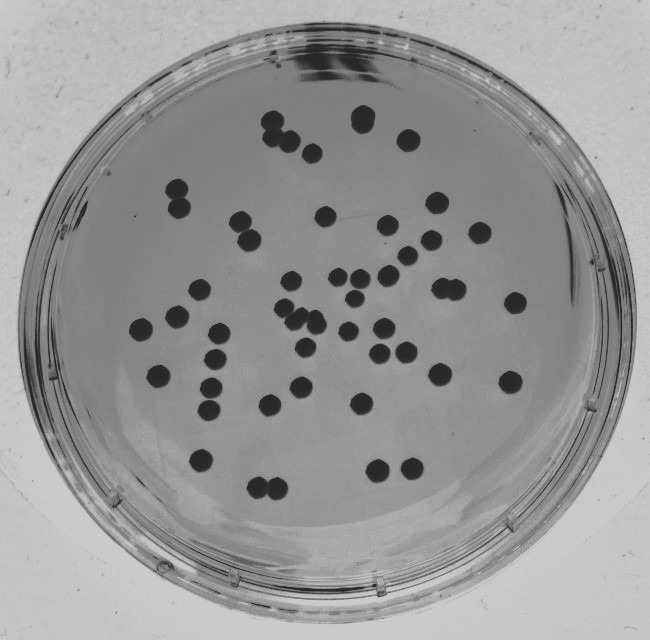
#> input picture inverted.jpg, 650 x 640 px
$ python main.py   (older library calls are emulated)
#> lines starting #> are read from the running program, lines starting #| are printed output that depends on the picture; after the words box and inside, x2 and y2 are one past the last pixel; in counts of white or black regions, pixels touching at a corner belong together
### counter.py
# -*- coding: utf-8 -*-

# import libraries
from skimage import io, measure, filters, segmentation, morphology, color, exposure
from skimage.feature import blob_dog, blob_log, blob_doh, peak_local_max
from skimage.segmentation import watershed

from math import sqrt
import numpy as np
import pandas as pd

from scipy import ndimage

import matplotlib.pyplot as plt
plt.rcParams['font.sans-serif'] = "Arial"
plt.rcParams['font.family'] = "sans-serif"
plt.rcParams['image.cmap'] = 'inferno'

from plotting_functions import (plot_bboxs, plot_texts, plot_circles,
                                 easy_sub_plot)
from image_processing_functions import (invert_image, crop_circle,
                                         background_subtraction,
                                         search_for_blobs,
                                         make_circle_label,
                                         detect_circle_by_canny)


class Counter():

    def __init__(self, image_path=None, image_array=None, verbose=True):

        self.props = {}

        if not image_path is None:
            self.load_from_path(image_path, verbose=verbose)
        if not image_array is None:
            self.load_image(image_array, verbose=verbose)

    def load_from_path(self, image_path, verbose=True):

        image = io.imread(image_path)
        self.load_image(image, verbose=verbose)

    def load_image(self, image_array, verbose=True):

        self.image_raw = image_array.copy()
        self.image_bw = color.rgb2gray(self.image_raw)
        self.image_inverted_bw = invert_image(self.image_bw)

        #if verbose:
            #plt.imshow(self.image_raw)
            #plt.show()


    def detect_area_by_canny(self, n_samples=None, radius=395, n_peaks=20, verbose=True):

        if verbose:
            print("detecting sample area...")


        # 1. Segmentation
        bw = self.image_bw.copy()

        # detect circles by canny method
        labeled = detect_circle_by_canny(bw, radius=radius, n_peaks=n_peaks)

        self.labeled = labeled

        if verbose:
            plt.title("segmentation")
            #plt.imshow(labeled)
            #plt.show()

        # 2. region props
        props = np.array(measure.regionprops(label_image=labeled, intensity_image=self.image_bw))
        bboxs = np.array([prop.bbox for prop in props])
        areas = np.array([prop.area for prop in props])
        cordinates = np.array([prop.centroid for prop in props])
        eccentricities = np.array([prop.eccentricity for prop in props])
        intensity = np.array([prop.intensity_image.mean() for prop in props])


        # 3. filter object

        selected = (areas >= np.percentile(areas, 90)) & (eccentricities < 0.3)


        # update labels
        labeled = make_circle_label(bb_list=bboxs[selected], img_shape=self.image_bw.shape)

        # region props again
        props = np.array(measure.regionprops(label_image=labeled, intensity_image=self.image_bw))
        bboxs = np.array([prop.bbox for prop in props])
        areas = np.array([prop.area for prop in props])
        cordinates = np.array([prop.centroid for prop in props])
        eccentricities = np.array([prop.eccentricity for prop in props])
        intensity = np.array([prop.intensity_image.mean() for prop in props])

        if not n_samples is None:
            ind = np.argsort(intensity)[-n_samples:]
            props = props[ind]
            bboxs = bboxs[ind]
            areas = areas[ind]
            cordinates = cordinates[ind]
            eccentricities = eccentricities[ind]


        # sort by cordinate y
        idx = np.argsort(cordinates[:, 0])

        self._props = props[idx]
        self.props["bboxs"] = bboxs[idx]
        self.props["areas"] = areas[idx]
        self.props["cordinates"] = cordinates[idx]
        self.props["eccentricities"] = eccentricities[idx]
        self.props["names"] = [f"sample_{i}" for i in range(len(self.props["areas"]))]

        if verbose:
            self.plot_detected_area()


    # [118 lines left out: functions plot_detected_area, detect_area, not called in this run]


    def crop_samples(self, shrinkage_ratio=0.9):


        self.sample_image_bw = [crop_circle(i.intensity_image, shrinkage_ratio) for i in self._props]
        self.sample_image_inversed_bw = [crop_circle(invert_image(i.intensity_image), shrinkage_ratio) for i in self._props]
        self.sample_image_for_quantification = self.sample_image_inversed_bw.copy()

    def plot_cropped_samples(self, inverse=False, col_num=3):


        if not inverse:
            image_list = self.sample_image_bw
            vmax = _get_vmax(image_list)
            #easy_sub_plot(image_list, col_num, self.props["names"], args={"cmap": "gray", "vmin": 0, "vmax": vmax})

        if inverse:
            image_list = self.sample_image_inversed_bw
            vmax = _get_vmax(image_list)
            #easy_sub_plot(image_list, col_num, self.props["names"], args={"vmin": 0, "vmax": vmax})


    # [21 lines left out: function adjust_contrast, not called in this run]


    def subtract_background(self, sigma=1, verbose=True, reset_image=True):

        if reset_image:
            self.sample_image_for_quantification = self.sample_image_inversed_bw.copy()
        if verbose:
            print("before_background_subtraction")
            vmax = _get_vmax(self.sample_image_for_quantification)
            #easy_sub_plot(self.sample_image_for_quantification, 4, self.props["names"], {"vmin":0, "vmax": vmax})
            #plt.show()

        for i, image in enumerate(self.sample_image_for_quantification):
            result = background_subtraction(image=image, sigma=sigma, verbose=False)
            result = result - result[0,0]
            result[result<0] = 0
            self.sample_image_for_quantification[i] = result

        if verbose:
            print("after_background_subtractionnnnnn")
            vmax = _get_vmax(self.sample_image_for_quantification)
            #easy_sub_plot(self.sample_image_for_quantification, 4, self.props["names"],  {"vmin":0, "vmax": vmax})
            #plt.show()

    def detect_colonies(self, min_size=5, max_size=15, threshold=0.02, num_sigma=10, overlap=0.5, verbose=True):

        self.detected_blobs = []
        for image in self.sample_image_for_quantification:
            blobs = search_for_blobs(image=image, min_size=min_size, max_size=max_size, num_sigma=num_sigma, overlap=overlap,
                                     threshold=threshold, verbose=False)
            self.detected_blobs.append(blobs)

        # save result as a dataFrame
        result = []
        for i, blobs in enumerate(self.detected_blobs):
            df = pd.DataFrame(blobs, columns=["x", "y", "radius"])
            df["sample"] = self.props["names"][i]
            result.append(df)
        result = pd.concat(result, axis=0)
        self.quantification_results = result

        # summarize results
        summary = result.groupby('sample').count()
        summary = summary[["x"]]
        summary.columns = ["colony_count"]
        self.quantification_summary = summary

        if verbose:
            self.plot_detected_colonies()

    def plot_detected_colonies(self, plot="final", col_num=3, vmax=None, save=None, overlay_circle=True):

        if plot == "raw":
            image_list = self.sample_image_bw
        elif plot == "final":
            image_list = self.sample_image_for_quantification
        elif plot == "raw_inversed":
            image_list = self.sample_image_inversed_bw
        else:
            raise ValueError("plot argment is wrong.")

        if vmax is None:
            vmax = _get_vmax(image_list)
            print("vmax: ", vmax)
        idx = 1

        for i, image in enumerate(image_list):

            k = (i%col_num + 1)
            ax = plt.subplot(1, col_num, k)
            blobs = self.detected_blobs[i]
            if plot == "raw":
                plt.imshow(image, cmap="gray", vmin=0, vmax=vmax)
                if overlay_circle:
                    plot_circles(circle_list=blobs, ax=ax, args={"color": "black"})

            else:
                plt.imshow(image, vmin=0, vmax=vmax)
                if overlay_circle:
                    plot_circles(circle_list=blobs, ax=ax)

            name = self.props["names"][i]
            plt.title(f"{name}: {len(blobs)} colonies")
            if (k == col_num) | (i == len(image_list)):
                if save is not None:
                    plt.savefig(f"{save}_{idx}.png", transparent=True)
                plt.show()
                idx += 1

            plt.show()

def _get_vmax(image_list):
    vmax = []
    for i in image_list:
        vmax.append(i.max())
    vmax = np.max(vmax)
    return vmax

### image_processing_functions.py
# -*- coding: utf-8 -*-

from skimage import io, measure, filters, segmentation, morphology, color, exposure
from skimage.draw import disk

from skimage.transform import hough_circle, hough_circle_peaks
from skimage.feature import canny

from skimage.feature import blob_dog, blob_log, blob_doh, peak_local_max

from math import sqrt
import numpy as np
from scipy import ndimage


def invert_image(image):
    return (image - 1 )*(-1)

def detect_circle_by_canny(image_bw, radius=395, n_peaks=20):
    edges = canny(image_bw, sigma=2)
    hough_res = hough_circle(edges, [radius])
    accums, cx, cy, radii = hough_circle_peaks(hough_res, [radius],
                                               total_num_peaks=n_peaks)

    label = np.zeros_like(image_bw)
    ind = 1
    for center_y, center_x, radius in zip(cy, cx, radii):
        circy, circx = disk((center_y, center_x), radius,
                                        shape=image_bw.shape)
        label[circy, circx] = ind
        ind += 1

    return label.astype(int)

def _get_radius(bbox):
    minr, minc, maxr, maxc = bbox
    r = np.array([[maxr - minr], [maxc - minc]]).mean()/2
    return r

def _bbox_to_center(bbox):
    minr, minc, maxr, maxc = bbox
    c = int(np.array([minc, maxc]).mean())
    r = int(np.array([minr, maxr]).mean())
    return r, c

def make_circle_label(bb_list, img_shape):
    # get radius
    radius = np.median([_get_radius(i) for i in bb_list])

    # draw circles in an image
    label = np.zeros(img_shape)
    id = 1
    for bb in bb_list:
        # get centroid
        r, c = _bbox_to_center(bb)

        # draw circle
        rr, cc = disk((r, c), radius)

        # Ensure that the coordinates are within bounds
        rr = np.clip(rr, 0, img_shape[0] - 1)
        cc = np.clip(cc, 0, img_shape[1] - 1)

        # Update the label image
        label[rr, cc] = id
        id += 1

    return label.astype(int)

def crop_circle(image, shrinkage_ratio=0.95):

    x, y = image.shape
    center = (int(x/2), int(y/2))
    diameter = min(center)

    threshold = (diameter*shrinkage_ratio)**2

    # initialize mask
    mask = np.zeros_like(image)

    # crop as circle.
    for x_ in range(x):
        for y_ in range(y):
            dist = (x_ - center[0])**2 + (y_ - center[1])**2
            mask[x_, y_] = (dist < threshold)

    return image*mask

def background_subtraction(image, sigma=1, verbose=True):

    image_ = ndimage.gaussian_filter(image, sigma)
    #seed = np.copy(image_)
    #seed[1:-1, 1:-1] = image_.min()
    #image_ = image.copy()
    seed = image_ - 0.4
    mask = image_
    dilated = morphology.reconstruction(seed, mask, method='dilation')
    result = image_ - dilated

    if verbose:
        plt.subplot(1,4,1)
        plt.imshow(image)

        plt.subplot(1,4,2)
        plt.imshow(image_)

        plt.subplot(1,4,3)
        plt.imshow(dilated)

        plt.subplot(1,4,4)
        plt.imshow(result)
        plt.show()
    return result

def search_for_blobs(image, min_size=3, max_size=15, num_sigma=10, overlap=0.5, threshold=0.02, verbose=True):

    # detect blobs
    blobs_log = blob_log(image, max_sigma=max_size, min_sigma=min_size, num_sigma=num_sigma, overlap=overlap,
                         threshold=threshold, log_scale=True)
    blobs_log[:, 2] = blobs_log[:, 2] * sqrt(2)

    if verbose:
        ax = plt.axes()
        plt.imshow(image)
        plot_circles(circle_list=blobs_log, ax=ax)

    return blobs_log

### plotting_functions.py
# -*- coding: utf-8 -*-


import matplotlib.patches as mpatches
import matplotlib.pyplot as plt
plt.rcParams['figure.figsize'] = (20,10)
plt.rcParams["savefig.dpi"] = 300
plt.rcParams['font.sans-serif'] = "Arial"
plt.rcParams['font.family'] = "sans-serif"
plt.rcParams['image.cmap'] = 'inferno'


# [13 lines left out: functions plot_bboxs, plot_texts, not called in this run]

def plot_circles(circle_list, ax, args={"color": "white", "linewidth": 1, "alpha": 0.5}):

    for blob in circle_list:
        y, x, r = blob
        c = plt.Circle((x, y), r, **args, fill=False)
        ax.add_patch(c)

# [22 lines left out: function easy_sub_plot, not called in this run]

### main.py
from counter import Counter
import numpy as np
import seaborn as sns

import warnings
warnings.filterwarnings('ignore')


import matplotlib.pyplot as plt
import pandas as pd
from PIL import Image, ImageOps

plt.rcParams['figure.figsize'] = (20,10)
plt.rcParams["savefig.dpi"] = 400

def main():
    path = "inverted.jpg"
    image = Image.open(path)
#> image is the input picture: PIL image 650x640 RGB; min 30, max 210, mean 150.2


    counter = Counter(image_path=path)
    counter.detect_area_by_canny(radius=300,verbose=False)
#> in detect_circle_by_canny, `edges = canny(image_bw, sigma=2)`:
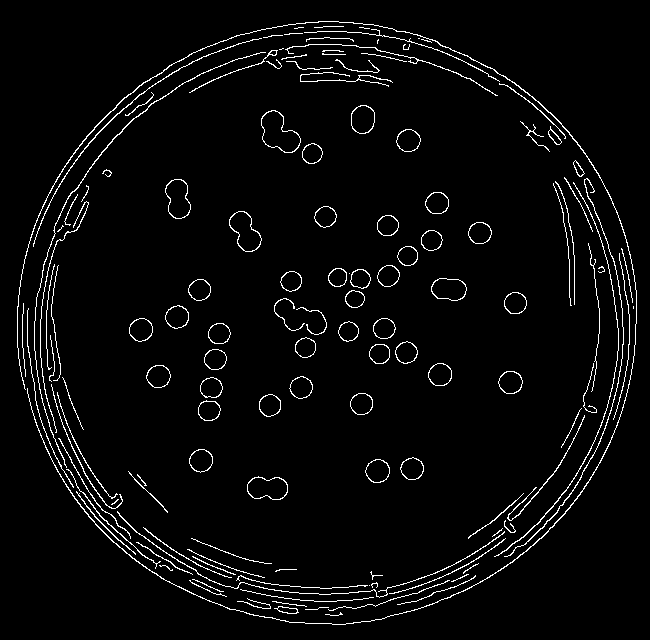
#> edges: shape (640, 650) bool; 3.5% white in thin lines or dots
#> in detect_circle_by_canny, `accums, cx, cy, radii = hough_circle_peaks(hough_res, [radius], total_..`: accums = 20 values, max 0.306 at index 0, min 0.171 at index 19, mean 0.216; cx = 20 values, max 340 at index 16, min 317 at index 9, mean 326.6; cy = 20 values, max 344 at index 17, min 314 at index 18, mean 327.3; radii = 20 values from 300 to 300
#> the loop in detect_circle_by_canny, `for center_y, center_x, radius in zip(cy, cx, radii):` made 20 passes
#> (center_y, center_x) on passes 1 to 12: (323, 323), (318, 336), (322, 318), (332, 322), (325, 320), (324, 338), (326, 339), (322, 329), (331, 334), (327, 317), (325, 317), (322, 327)
#> after the loop in detect_circle_by_canny, `for center_y, center_x, radius in zip(cy, cx, radii):`:
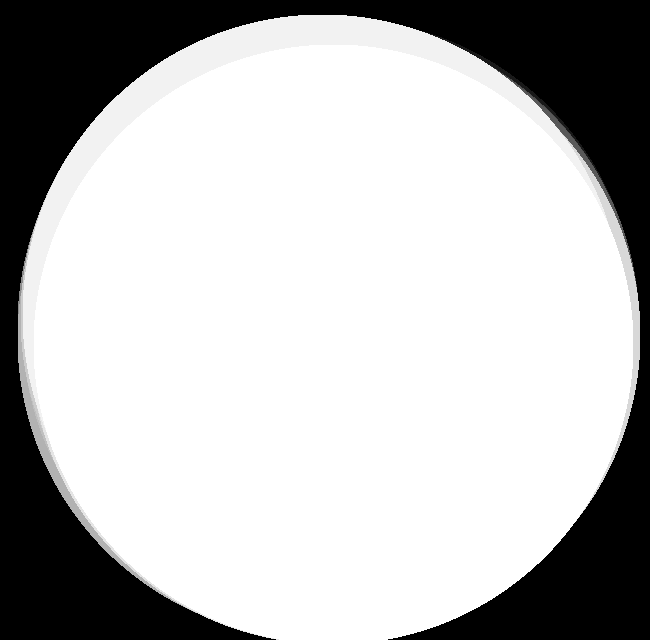
#> label: shape (640, 650) float64; min 0, max 20, mean 14.68; drawn with min black and max white
#> after the loop in detect_circle_by_canny, `for center_y, center_x, radius in zip(cy, cx, radii):`: ind = 21
#> in detect_circle_by_canny, `return label.astype(int)`:
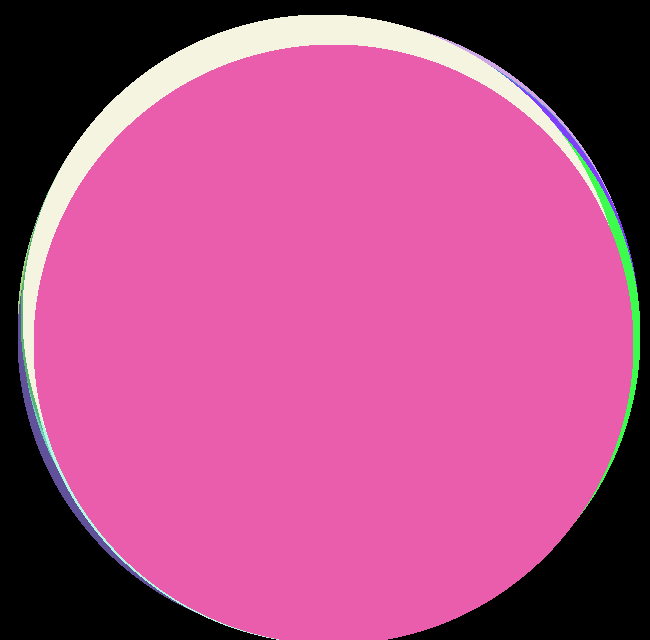
#> returned value: shape (640, 650) int64; 14 distinct labels, from 0 to 20; one colour per label, 0 black
#> in detect_area_by_canny, `bboxs = np.array([prop.bbox for prop in props])`: bboxs = 13 rows, first 6: [29, 416, 214, 618], [217, 37, 218, 38], [66, 491, 179, 601], [77, 506, 293, 638], [125, 555, 133, 562], [220, 18, 314, 37]
#> in detect_area_by_canny, `areas = np.array([prop.area for prop in props])`: areas = [639, 1, 101, 730, 4, 114, 2057, 111, 449, 2286, 659, 19163, 282377]
#> in detect_area_by_canny, `cordinates = np.array([prop.centroid for prop in props])`: cordinates = 13 rows, first 8: [92.53, 521.6], [217, 37], [104.6, 538.2], [160.5, 580.6], [128.5, 558], [274.1, 22.96], [463.4, 61.33], [427, 40.35]
#> in detect_area_by_canny, `eccentricities = np.array([prop.eccentricity for prop in props])`: eccentricities = [0.994, 0, 0.998, 0.995, 1, 0.999, 0.988, 0.999, 0.993, 0.987, 0.989, 0.921, 0.0644]
#> in detect_area_by_canny, `intensity = np.array([prop.intensity_image.mean() for prop in props])`: intensity = [0.0127, 0.69, 0.00529, 0.0126, 0.0395, 0.0352, 0.0253, 0.0154, 0.014, 0.0425, 0.00802, 0.0423, 0.417]
#> in detect_area_by_canny, `selected = (areas >= np.percentile(areas, 90)) & (eccentricities < 0.3)`: selected = [False, False, False, False, False, False, False, False, False, False, False, False, True]
#> in make_circle_label, `radius = np.median([_get_radius(i) for i in bb_list])`: radius = 298.5
#> the loop in make_circle_label, `for bb in bb_list:` made 1 pass
#> (minr in _bbox_to_center, minc in _bbox_to_center, maxr in _bbox_to_center, maxc in _bbox_to_center, c, r, id) on pass 1: (45, 34, 640, 633, 333, 342, 2)
#> after the loop in make_circle_label, `for bb in bb_list:`:
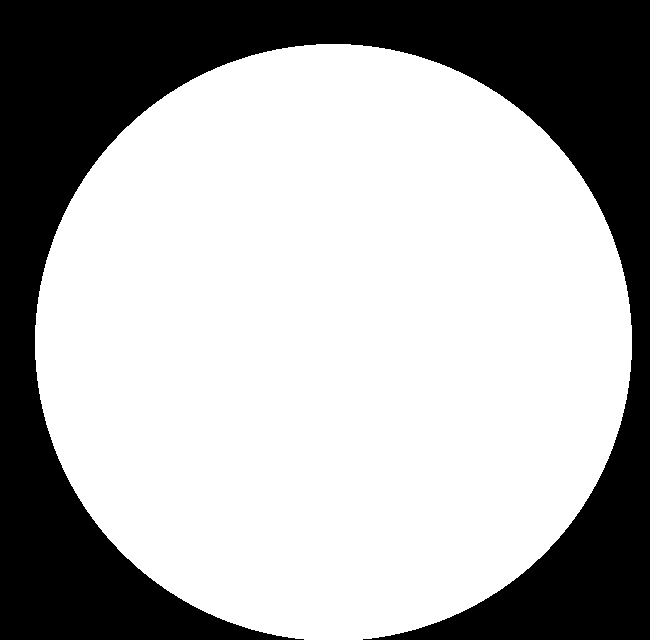
#> label: shape (640, 650) float64; values 0 (black) and 1 (white), 67.3% white; 1 black region, box (x1, y1, x2, y2) and area: (0, 0, 650, 640) 136086
#> after the loop in make_circle_label, `for bb in bb_list:`: id = 2
#> in detect_area_by_canny, `bboxs = np.array([prop.bbox for prop in props])`: bboxs = [[44, 35, 640, 632]]
#> in detect_area_by_canny, `areas = np.array([prop.area for prop in props])`: areas = [279914]
#> in detect_area_by_canny, `cordinates = np.array([prop.centroid for prop in props])`: cordinates = [[342, 333]]
#> in detect_area_by_canny, `eccentricities = np.array([prop.eccentricity for prop in props])`: eccentricities = [0.0223]
#> in detect_area_by_canny, `intensity = np.array([prop.intensity_image.mean() for prop in props])`: intensity = [0.413]
#> in detect_area_by_canny, `idx = np.argsort(cordinates[:, 0])`: idx = [0]

    counter.crop_samples(shrinkage_ratio=0.8)
#> after the loop in crop_circle, `for x_ in range(x):`: mask: shape (596, 597) float64; values 0 (black) and 1 (white), 50.2% white; 1 black region, box (x1, y1, x2, y2) and area: (0, 0, 597, 596) 177267
#> in crop_circle, `return image*mask`:
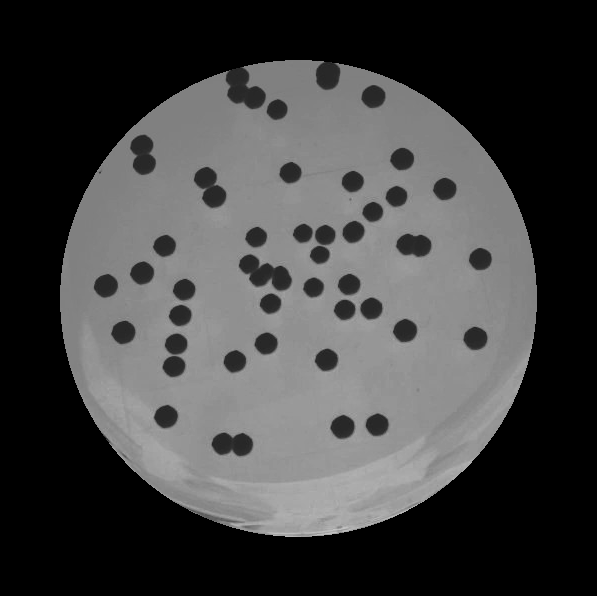
#> returned value: shape (596, 597) float64; min 0, max 0.776, mean 0.261
#> in crop_samples, `self.sample_image_bw = [crop_circle(i.intensity_image, shrinkage_ratio..`: self.sample_image_bw = 1 item
#> call 2 of crop_circle, with shrinkage_ratio = 0.8
#> in crop_circle (call 2), `return image*mask`:
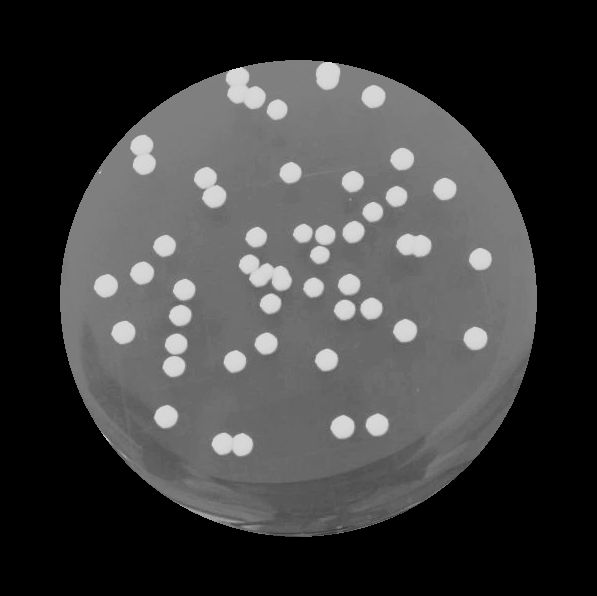
#> returned value: shape (596, 597) float64; min 0, max 0.878, mean 0.241


    counter.plot_cropped_samples(inverse=True)
#> the loop in _get_vmax, `for i in image_list:` made 1 pass
#> after the loop in _get_vmax, `for i in image_list:`: vmax = [0.878]
#> in _get_vmax, `vmax = np.max(vmax)`: vmax = 0.878
    counter.subtract_background()
#> the loop in _get_vmax (call 2), `for i in image_list:` made 1 pass
#> the loop in subtract_background, `for i, image in enumerate(self.sample_image_for_quantification):` made 1 pass
#> in subtract_background, `vmax = _get_vmax(self.sample_image_for_quantification)`: vmax = 0.4

    counter.detect_colonies(min_size=3, max_size=25, threshold=0.18, verbose=True)
#> the loop in detect_colonies, `for image in self.sample_image_for_quantification:` made 1 pass
#> after the loop in detect_colonies, `for image in self.sample_image_for_quantification:`: self.detected_blobs = 1 item
#> the loop in detect_colonies, `for i, blobs in enumerate(self.detected_blobs):` made 1 pass
#> in detect_colonies, `result = pd.concat(result, axis=0)`: result = table of 43 rows and 4 columns
#> in detect_colonies, `summary = result.groupby('sample').count()`: summary = table of 1 rows and 3 columns
#> in detect_colonies, `summary = summary[["x"]]`: summary = table of 1 rows and 1 columns
#> in plot_detected_colonies, `image_list = self.sample_image_for_quantification`: image_list = 1 item
#> in plot_detected_colonies, `vmax = _get_vmax(image_list)`: vmax = 0.4
#| vmax:  0.4
#> the loop in plot_detected_colonies, `for i, image in enumerate(image_list): ` made 1 pass
#> (k, name) on pass 1: (1, 'sample_0')
#> pass 1, in plot_detected_colonies, `plt.show()`:
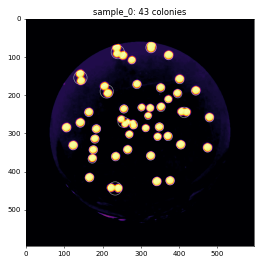
#> figure drawn by matplotlib, 1 panel
#> after the loop in plot_detected_colonies, `for i, image in enumerate(image_list):`: idx = 1


if __name__ == "__main__":
    main()
